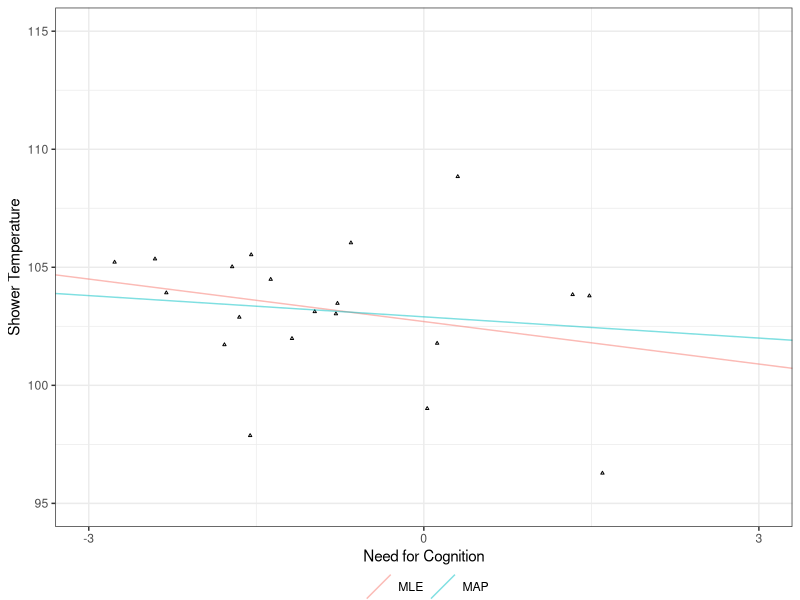
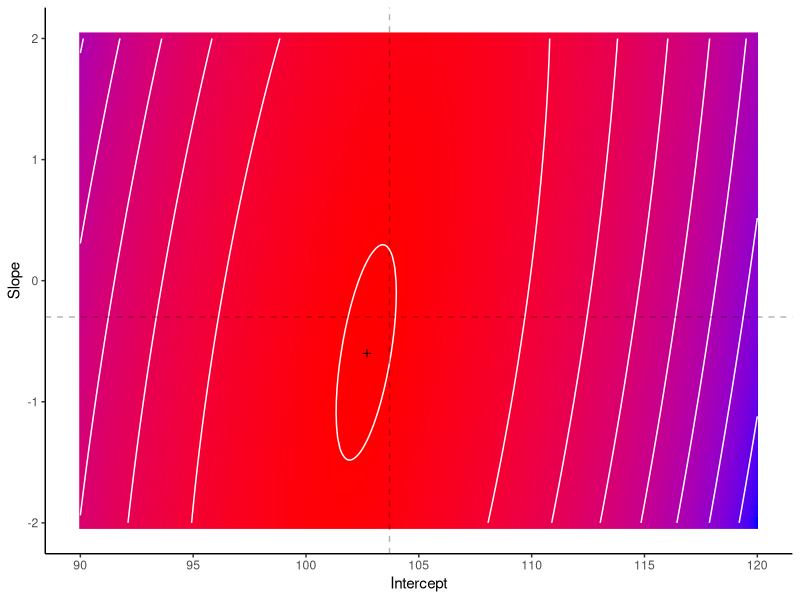
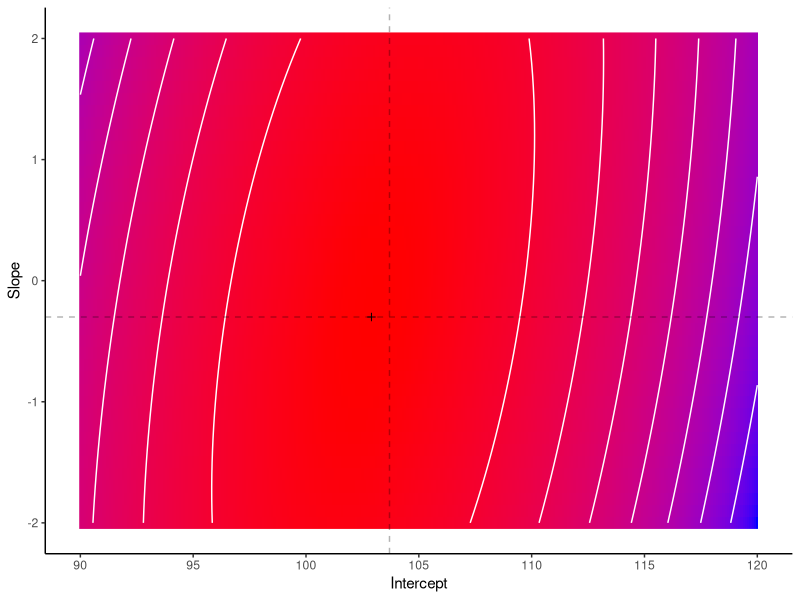
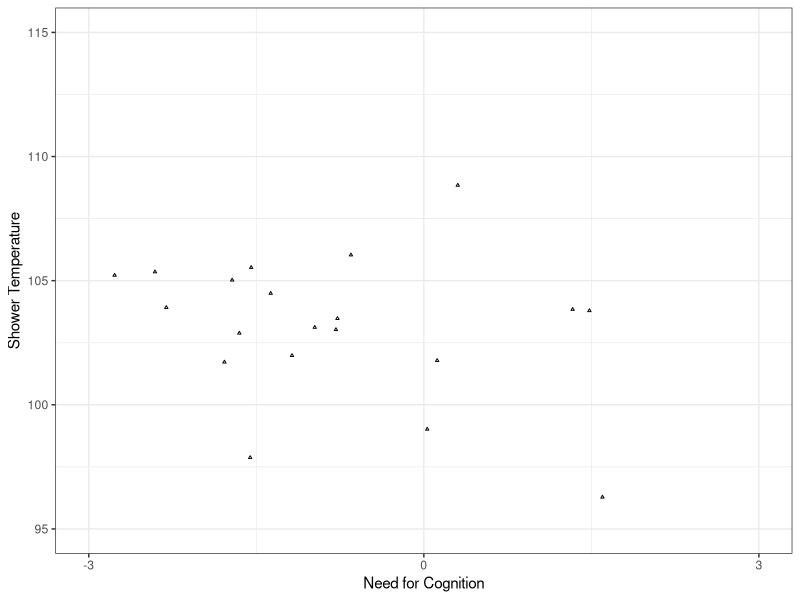

Reproduce these figures in R, in order.
set.seed(314)
library(tidyverse)
theme_set(theme_bw())

n <- 20 # number of data points
xmin <- -3
xmax <- 3
b0 <- 103.7
b1 <- -.3
epsilon <- 3

data <- tibble(
   x = runif(n, xmin, xmax),
   y = b0 + b1 * x + rnorm(n, sd = epsilon)
)

reg_scatter <- ggplot(data, aes(x, y)) +
   geom_point(size = .5, shape = 2) +
   scale_x_continuous(
      "Need for Cognition",
      limits = c(xmin, xmax), breaks = c(xmin, 0, xmax)
   ) +
   scale_y_continuous("Shower Temperature", limits = c(95, 115))


## Likelihood ##
log_likelihood <- function(data, b0, b1, epsilon) {
   sum(dnorm(data$y, b0 + b1 * data$x, epsilon, log = TRUE))
}

# Note: We assume epsilon is known.
params <- crossing(b0 = seq(90, 120, .1), b1 = seq(-2, 2, .1))
results <- params %>%
   mutate(
      log_likelihood = pmap_dbl(params, ~log_likelihood(data, .x, .y, epsilon = epsilon))
   )

# Plot likelihood surface
reg_lik_surface <- ggplot(results, aes(b0, b1)) +
   geom_raster(aes(fill = log_likelihood)) +
   geom_contour(aes(z = log_likelihood), color = "white") +
   geom_point(data = filter(results, log_likelihood == max(log_likelihood)), shape = 3) +
   geom_vline(xintercept = b0, linetype = "dashed", alpha = .3) +
   geom_hline(yintercept = b1, linetype = "dashed", alpha = .3) +
   scale_fill_gradient(low = "blue", high = "red") +
   scale_x_continuous("Intercept", breaks = seq(90, 120, 5)) +
   scale_y_continuous("Slope", breaks = -2:2) +
   theme_classic() +
   theme(legend.position = "none")

## Prior ##
mean_b0 <- 105 # known average shower temperature
sd_b0 <- 5
mean_b1 <- 0
sd_b1 <- .5

## Posterior ##
results <- results %>%
   mutate(
      log_posterior = log_likelihood +
         dnorm(b0, mean_b0, sd_b0, log = TRUE) + # prior on b0
         dnorm(b1, mean_b1, sd_b1, log = TRUE)   # prior on b1
   )

# Plot posterior surface
reg_posterior_surface <- ggplot(results, aes(b0, b1)) +
   geom_raster(aes(fill = log_posterior)) +
   geom_contour(aes(z = log_posterior), color = "white") +
   geom_point(data = filter(results, log_posterior == max(log_posterior)), shape = 3) +
   geom_vline(xintercept = b0, linetype = "dashed", alpha = .3) +
   geom_hline(yintercept = b1, linetype = "dashed", alpha = .3) +
   scale_fill_gradient(low = "blue", high = "red") +
   scale_x_continuous("Intercept", breaks = seq(90, 120, 5)) +
   scale_y_continuous("Slope", breaks = -2:2) +
   theme_classic() +
   theme(legend.position = "none")


# Replot data with MLE and MAP fits
reg_fit <- ggplot(data, aes(x, y)) +
   geom_point(size = .5, shape = 2) +
   geom_abline(
      aes(intercept = b0, slope = b1, color = est_type), alpha = .5,
      data = results %>%
         mutate(
            est_type = case_when(
               log_likelihood == max(log_likelihood) ~ "MLE",
               log_posterior == max(log_posterior) ~ "MAP",
               TRUE ~ "NA"
            ) %>%
               fct_relevel("MLE")
         ) %>%
         filter(est_type != "NA")
   ) +
   scale_x_continuous(
      "Need for Cognition",
      limits = c(xmin, xmax), breaks = c(xmin, 0, xmax)
   ) +
   scale_y_continuous("Shower Temperature", limits = c(95, 115)) +
   scale_color_discrete(element_blank()) +
   theme(legend.position = "bottom", legend.box.margin = margin(-10, -10, -10, -10))
